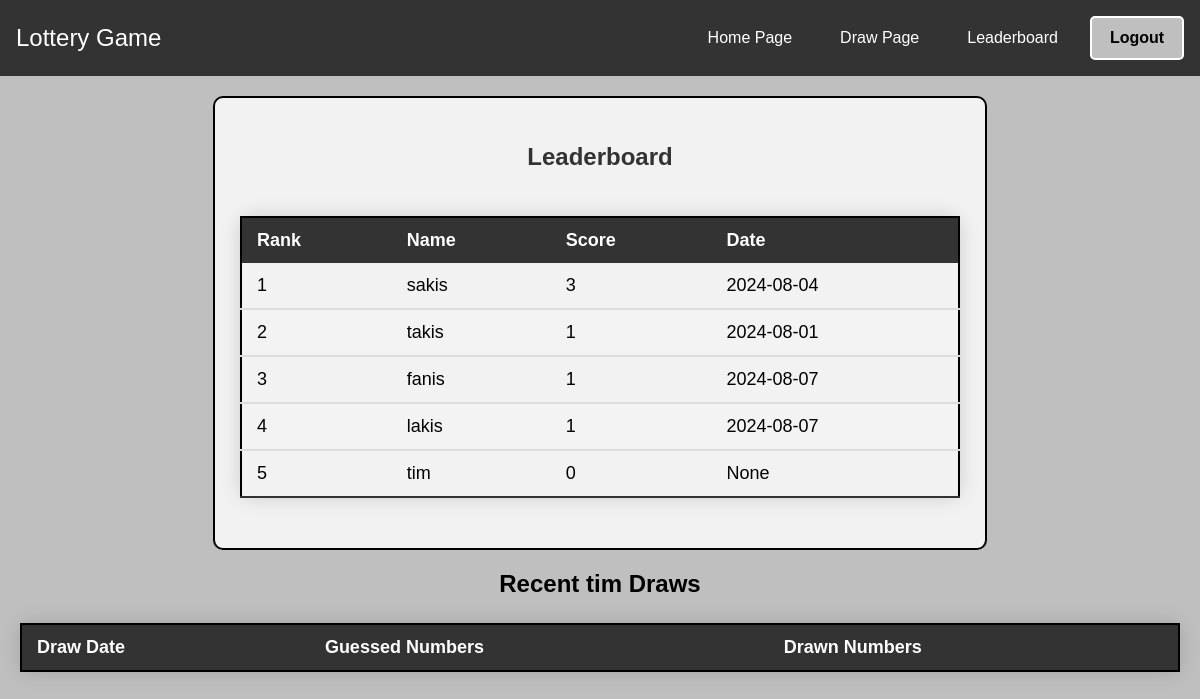
The page /leaderboard (signed in) on the database its author committed.
### website/models.py (models this page shows)
class User(db.Model, UserMixin):
    id = db.Column(db.Integer, primary_key=True)
    username = db.Column(db.String(150), unique=True, nullable=False)
    email = db.Column(db.String(150), unique=True, nullable=False)
    password = db.Column(db.String(150), nullable=False)
    date_created = db.Column(db.DateTime(timezone=True), default=func.now())
    draw_numbers = db.relationship('Draw_stats', back_populates='user', cascade='all, delete-orphan')
    def max_correct_guesses(self):
        max_correct = 0
        max_date = None
        for draw_stat in self.draw_numbers:
            guessed_numbers = set(draw_stat.numbers_guess.split(','))
            drawn_numbers = set(draw_stat.numbers_draw.split(','))
            correct_guesses = len(guessed_numbers.intersection(drawn_numbers))
            if correct_guesses > max_correct:
                max_correct = correct_guesses
                max_date = draw_stat.draw_datetime
        return max_correct, max_date

### website/auth.py (the view)
@auth.route("/leaderboard")
@login_required
def leaderboard():
    users = User.query.all()
    leaderboard_data = []
    for user in users:
        max_correct_guesses, max_correct_date = user.max_correct_guesses()
        formatted_date = max_correct_date.strftime('%Y-%m-%d') if max_correct_date else None
        leaderboard_data.append({
            'username': user.username,
            'max_correct_guesses': max_correct_guesses,
            'max_correct_date': formatted_date
        })
    sorted_leaderboard = sorted(leaderboard_data, key=lambda x: x['max_correct_guesses'], reverse=True)
    for index, data in enumerate(sorted_leaderboard, start=1):
        data['rank'] = index
    recent_draws = Draw_stats.query.filter_by(user_id=current_user.id) \
                                   .order_by(Draw_stats.draw_datetime.desc()) \
                                   .limit(5) \
                                   .all()
    return render_template('leaderboard.html', leaderboard_data=sorted_leaderboard, recent_draws = recent_draws)

### website/__init__.py (called while the page is built)
def create_app():
    app = Flask(__name__)
    app.config['SECRET_KEY'] = "secret_key"
    app.config['SQLALCHEMY_DATABASE_URI'] = f"sqlite:///{DB_name}"
    db.init_app(app)
    migrate = Migrate(app, db)
    app.permanent_session_lifetime = timedelta(minutes=30)
    from .views import views
    from .auth import auth
    app.register_blueprint(views, url_prefix= '/')
    app.register_blueprint(auth, url_prefix= '/')
    from .models import User, Draw_stats
    create_database(app)
    login_manager = LoginManager()
    login_manager.login_view = "auth.login"
    login_manager.init_app(app)
    @login_manager.user_loader
    def load_user(id):
        return User.query.get(int(id))
    print(app.url_map)
    return app

### website/templates/leaderboard.html (shortened to what this page needs)
{% extends "base.html" %}
{% block content %}
<div class="leaderboard">
    <h2>Leaderboard</h2>
    <table class="content-table">
      <thead>
        <tr>
          <th>Rank</th>
          <th>Name</th>
          <th>Score</th>
          <th>Date</th>
        </tr>
      </thead>
      <tbody>
        {% for data in leaderboard_data %}
          {% if data.rank < 6 %}
          <tr>
            <td>{{ data.rank }}</td>
            <td>{{ data.username }}</td>
            <td>{{ data.max_correct_guesses }}</td>
            <td>{{ data.max_correct_date }}</td>
          </tr>
          {% endif %}
        {% endfor %}
      </tbody>
    </table>
</div>
<div class="user-history-container">
    <div class="user-history-title">
        <h2 class="centered-heading">Recent {{current_user.username}} Draws</h2>
    </div>
    <table class="content-table-user">
        <thead>
            <tr>
                <th>Draw Date</th>
                <th>Guessed Numbers</th>
                <th>Drawn Numbers</th>
            </tr>
        </thead>
    </table>
</div>
{% endblock %}

### website/static/style.css (style rules this page uses)
body { font-family: Arial, sans-serif; margin: 0; padding: 0; background-color: hsl(0, 0%, 75%); }
.leaderboard { display: flex; flex-direction: column; width: 60%; display: flex; align-items: center; background-color: rgba(255, 255, 255, 0.8); margin: 10px; border-radius: 10px; border: 2px solid black; margin: 20px auto; font-family: 'Arial', sans-serif; padding: 25px 25px 25px 25px; }
.leaderboard h2 { text-align: center; color: #333; margin-bottom: 20px; }
.content-table { border-collapse: collapse; margin: 25px 0; font-size: 18px; min-width: 400px; width: 100%; box-shadow: 0 0 20px rgba(0, 0, 0, 0.15); border: 2px solid black; border-radius: 10px; }
.content-table thead tr { background-color:#333; color: #ffffff; text-align: left; font-weight: bold; }
.content-table th, .content-table td { padding: 12px 15px; }
.content-table tbody tr { border-bottom: 2px solid #dddddd; }
.content-table tbody tr:nth-of-type(even) { background-color: #f3f3f3; }
.content-table tbody tr:last-of-type { border-bottom: 2px solid #333; }
.content-table-user { border-collapse: collapse; margin: 25px 0; font-size: 18px; min-width: 400px; width: 100%; box-shadow: 0 0 20px rgba(0, 0, 0, 0.15); border: 2px solid black; border-radius: 10px; }
.content-table-user thead tr { background-color:#333; color: #ffffff; text-align: left; font-weight: bold; }
.content-table-user th, .content-table-user td { padding: 12px 15px; }
.user-history-container { margin: 20px 20px 20px 20px; }
.user-history-title { text-align: center; }
.centered-heading { text-align: center; }

### rows shown on the page
User: rank "1", username "sakis", max_correct_guesses "3", max_correct_date "2024-08-04"
User: rank "2", username "takis", max_correct_guesses "1", max_correct_date "2024-08-01"
User: rank "3", username "fanis", max_correct_guesses "1", max_correct_date "2024-08-07"
User: rank "4", username "lakis", max_correct_guesses "1", max_correct_date "2024-08-07"
User: rank "5", username "tim", max_correct_guesses "0", max_correct_date "None"
